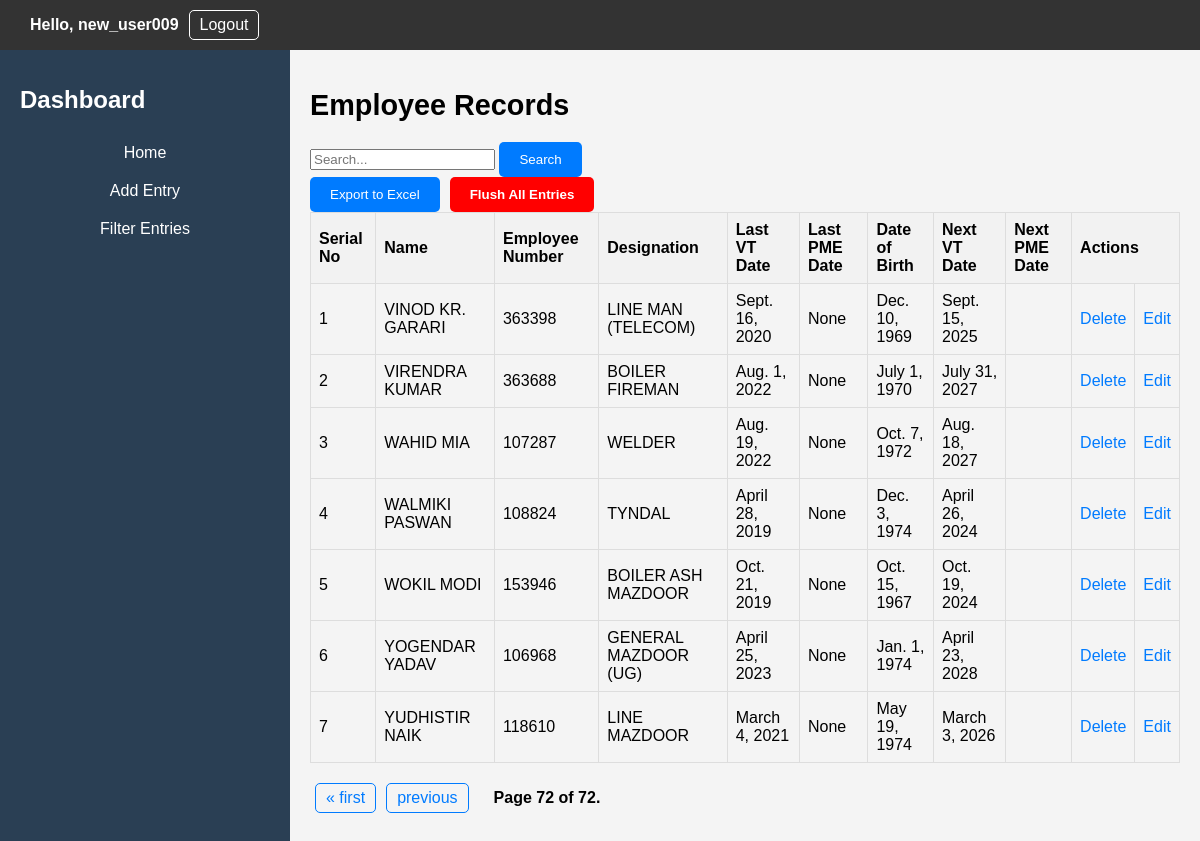
The page /dashboard/?page=72 (signed in) on the database its author committed.
### EmployeeApp/models.py (models this page shows)
class Entry(models.Model):
    user = models.ForeignKey(User, on_delete=models.CASCADE)
    name = models.CharField(max_length=100)
    employee_number = models.CharField(max_length=10)
    designation = models.CharField(max_length=50)
    last_vt_date = models.DateField(verbose_name='Last VT Date', null=True, blank=True)  # Make it optional
    last_pme_date = models.DateField(null=True, blank=True)  # Make it optional
    date_of_birth = models.DateField(null=True, blank=True)
    next_vt_date = models.DateField(null=True, blank=True)
    next_pme_date = models.DateField(null=True, blank=True)
    timestamp = models.DateTimeField(default=timezone.now)  # Set default value here

### EmployeeApp/views.py (the view)
# urls.py: path('dashboard/', views.dashboard, name='dashboard'),
def dashboard(request):
    user = request.user
    records = Entry.objects.filter(user=user).order_by('name')
    search_query = request.GET.get('search')
    if search_query:
        records = records.filter(
            Q(name__icontains=search_query) |
            Q(employee_number__icontains=search_query) |
            Q(designation__icontains=search_query)
        )
    paginator = Paginator(records, 10)
    page_number = request.GET.get('page')
    page_obj = paginator.get_page(page_number)
    return render(request, 'EmployeeApp/dashboard.html', {'user': user, 'records': page_obj})

### EmployeeApp/templates/EmployeeApp/dashboard.html (shortened to what this page needs)
{% extends "EmployeeApp/base.html" %}
{% block content %}
    <h1>Employee Records</h1>
    <form method="get" action="{% url 'dashboard' %}">
        <div class="search-box">
            <input type="text" name="search" placeholder="Search...">
            <button type="submit">Search</button>
        </div>
    </form>
    <div class="action-buttons">
        <form method="post" action="{% url 'export_entries' %}">
            <button type="submit">Export to Excel</button>
        </form>
        <button type="button" class="danger-button" onclick="confirmFlushEntries()">Flush All Entries</button>
    </div>
    <table>
        <thead>
            <tr>
                <th>Serial No</th>
                <th>Name</th>
                <th>Employee Number</th>
                <th>Designation</th>
                <th>Last VT Date</th>
                <th>Last PME Date</th>
                <th>Date of Birth</th>
                <th>Next VT Date</th>
                <th>Next PME Date</th>
                <th colspan="2">Actions</th>
            </tr>
        </thead>
        <tbody>
            {% for record in records %}
                <tr>
                    <td>{{ forloop.counter }}</td>
                    <td>{{ record.name }}</td>
                    <td>{{ record.employee_number }}</td>
                    <td>{{ record.designation }}</td>
                    <td>{{ record.last_vt_date }}</td>
                    <td>{{ record.last_pme_date }}</td>
                    <td>{{ record.date_of_birth }}</td>
                    <td class="">
                        {{ record.next_vt_date|default:'' }}
                    </td>
                    <td class="">
                    </td>
                    <td><a href="#" class="delete-link" data-entry-id="{{ record.id }}">Delete</a></td>
                    <td><a href="{% url 'edit_entry' record.id %}">Edit</a></td>
                </tr>
            {% endfor %}
        </tbody>
    </table>
    <div class="pagination">
        <span class="step-links">
            {% if records.has_previous %}
                <a href="?page=1" class="page-link">&laquo; first</a>
                <a href="?page={{ records.previous_page_number }}" class="page-link">previous</a>
            {% endif %}
            <span class="current-page">
                Page {{ records.number }} of {{ records.paginator.num_pages }}.
            </span>
        </span>
    </div>
</div>
{% endblock %}

### EmployeeApp/templates/EmployeeApp/base.html (shortened to what this page needs)
<!DOCTYPE html>
<html>
<head>
    <link rel="stylesheet" href="/static/css/styles.css">
</head>
<body>
    <div class="header">
        <div class="user-info right-align">
                <p>Hello, {{ user.username }}</p>
                <a href="{% url 'logout' %}">Logout</a>
        </div>
    </div>
    <div class="dashboard-container">
        <div class="sidebar">
            <h1>Dashboard</h1>
            <ul class="dashboard-menu">
                <li><a href="{% url 'dashboard' %}">Home</a></li>
                <li><a href="{% url 'add_entry' %}">Add Entry</a></li>
                <li><a href="{% url 'filter_entries' %}">Filter Entries</a></li>
            </ul>
        </div>
        <div class="main-content">
            {% block content %}{% endblock %}
        </div>
</body>
</html>

### EmployeeApp/static/css/styles.css (style rules this page uses)
body { font-family: Arial, sans-serif; margin: 0; padding: 0; }
a { text-decoration: none; color: #007bff; }
.header { display: flex; justify-content: space-between; align-items: center; background-color: #007bff; padding: 10px 20px; color: #fff; }
.user-info { display: flex; align-items: center; }
.user-info p { margin: 0; font-weight: bold; margin-right: 10px; }
.user-info a { color: #fff; text-decoration: none; border: 1px solid #fff; padding: 5px 10px; border-radius: 5px; transition: background-color 0.3s, border-color 0.3s; }
.dashboard-container { display: flex; flex-direction: row; min-height: 100vh; }
.sidebar { width: 250px; background-color: #2a3f54; color: #fff; padding: 20px; }
.sidebar h1 { font-size: 1.5rem; margin-bottom: 20px; }
.sidebar ul { list-style: none; padding: 0; }
.sidebar li { margin-bottom: 10px; }
.main-content { flex: 1; padding: 20px; background-color: #f4f4f4; }
.main-content h1 { font-size: 1.8rem; margin-bottom: 20px; }
table { width: 100%; border-collapse: collapse; margin-bottom: 20px; }
table th, table td { border: 1px solid #ddd; padding: 8px; text-align: left; }
table th { background-color: #f2f2f2; }
.pagination { display: flex; justify-content: space-between; align-items: center; margin-top: 20px; }
.step-links { display: flex; align-items: center; }
.current-page { margin: 0 20px; font-weight: bold; }
.danger-button { background-color: red !important; color: white; border: none; padding: 10px 20px; border-radius: 5px; cursor: pointer; font-weight: bold; }
button[type="submit"] { background-color: #007bff; color: #fff; border: none; padding: 10px 20px; border-radius: 5px; cursor: pointer; transition: background-color 0.3s, color 0.3s; text-decoration: none; }
.action-buttons { display: flex; gap: 10px; }
.dashboard-menu li { margin: 0; padding: 0; }
.dashboard-menu a { text-decoration: none; display: block; padding: 10px; text-align: center; font-size: 16px; color: #fff; transition: background-color 0.2s; }
.right-align { text-align: right; }
.header { display: flex; justify-content: space-between; align-items: center; background-color: #333; color: #fff; padding: 10px; }
.user-info { margin-left: 20px; }
.page-link { padding: 5px 10px; border: 1px solid #007bff; border-radius: 5px; color: #007bff; text-decoration: none; margin: 0 5px; transition: background-color 0.3s, color 0.3s; display: inline-block; }

### rows shown on the page
Entry: name "VINOD KR. GARARI", employee_number "363398", designation "LINE MAN (TELECOM)", last_vt_date "Sept. 16, 2020", last_pme_date "None", date_of_birth "Dec. 10, 1969", next_vt_date "Sept. 15, 2025"
Entry: name "VIRENDRA KUMAR", employee_number "363688", designation "BOILER FIREMAN", last_vt_date "Aug. 1, 2022", last_pme_date "None", date_of_birth "July 1, 1970", next_vt_date "July 31, 2027"
Entry: name "WAHID MIA", employee_number "107287", designation "WELDER", last_vt_date "Aug. 19, 2022", last_pme_date "None", date_of_birth "Oct. 7, 1972", next_vt_date "Aug. 18, 2027"
Entry: name "WALMIKI PASWAN", employee_number "108824", designation "TYNDAL", last_vt_date "April 28, 2019", last_pme_date "None", date_of_birth "Dec. 3, 1974", next_vt_date "April 26, 2024"
Entry: name "WOKIL MODI", employee_number "153946", designation "BOILER ASH MAZDOOR", last_vt_date "Oct. 21, 2019", last_pme_date "None", date_of_birth "Oct. 15, 1967", next_vt_date "Oct. 19, 2024"
Entry: name "YOGENDAR YADAV", employee_number "106968", designation "GENERAL MAZDOOR (UG)", last_vt_date "April 25, 2023", last_pme_date "None", date_of_birth "Jan. 1, 1974", next_vt_date "April 23, 2028"
Entry: name "YUDHISTIR NAIK", employee_number "118610", designation "LINE MAZDOOR", last_vt_date "March 4, 2021", last_pme_date "None", date_of_birth "May 19, 1974", next_vt_date "March 3, 2026"

### other values the page prints
{{ user.username }} "new_user009"
{{ records.number }} "72"
{{ records.paginator.num_pages }} "72"
